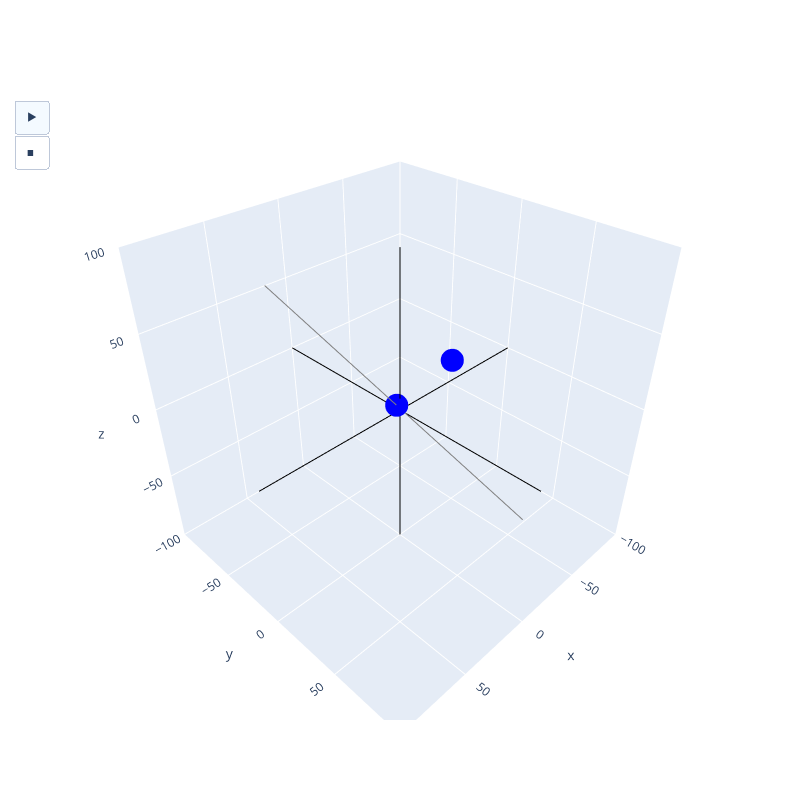

Notebook code for this chart:
### Markdown cell above
\textbf{Симметрия точки относительно линии}

Дано: $q$ - радиус-вектор точки на линии, $v$ - орт линии, $r_0$ - начальная точка

\begin{equation*}
r = q + A(r_0 - q)
\end{equation*}

\begin{equation*}
A = 2uu^T - E
\end{equation*}

\begin{equation*}
u u^T = \begin{bmatrix} 
u_1u_1 & u_1u_2 & u_1u_3 \\ 
u_2u_1 & u_2u_2 & u_2u_3 \\ 
u_3u_1 & u_3u_2 & u_3u_3 \\ 
\end{bmatrix}
\end{equation*}

### Code cell
q = np.array([[3, 0, 5]]).T
u = normalize(np.array([[2, -5, 4]])).T
r0 = np.array([[-50, -5, 10]]).T

points = []

A = 2*(u*u.T) - E
r = q + A.dot(r0 - q)
points.append(r0)
points.append(r)

points = np.array(points)

fig = go.Figure(
    data=[empty(), empty(), scatters([q, r0], color = "blue", mode="markers"), 
          scatters([q - LIM*u, q + LIM*u], color="gray", mode="lines"),
          scatters(axis[0], "lines"), scatters(axis[1], "lines"), scatters(axis[2], "lines")])
fig.update_layout(
        scene = dict(
            xaxis=dict(range=[-LIM, LIM], autorange=False),
            yaxis=dict(range=[-LIM, LIM], autorange=False),
            zaxis=dict(range=[-LIM, LIM], autorange=False),
            aspectratio=dict(x=1, y=1, z=1),
        ),
        showlegend=False,
        width=800,
        height=800,
        updatemenus=[dict(
            type="buttons",
            buttons=[
                    {
                        "args": [None, frame_args(5, True)],
                        "label": "&#9654;", # play symbol
                        "method": "animate",
                    },
                    {
                        "args": [[None], frame_args(0)],
                        "label": "&#9724;", # pause symbol
                        "method": "animate",
                    },]
        )])
fig.frames = plot_data(points, mode = "markers+lines", start=r0)

fig.show()

### Figure 1 — Plotly figure (JSON) as saved in the notebook; plotly's stock layout.template omitted (floating-point values rounded to 4 significant figures)
{"data": [{"type": "scatter3d", "x": [200], "y": [200], "z": [200]}, {"type": "scatter3d", "x": [200], "y": [200], "z": [200]}, {"marker": {"color": "blue"}, "mode": "markers", "type": "scatter3d", "x": [3, -50], "y": [0, -5], "z": [5, 10]}, {"marker": {"color": "gray"}, "mode": "lines", "type": "scatter3d", "x": [-26.81, 32.81], "y": [74.54, -74.54], "z": [-54.63, 64.63]}, {"marker": {"color": "black"}, "mode": "lines", "type": "scatter3d", "x": [-100, 100], "y": [0, 0], "z": [0, 0]}, {"marker": {"color": "black"}, "mode": "lines", "type": "scatter3d", "x": [0, 0], "y": [-100, 100], "z": [0, 0]}, {"marker": {"color": "black"}, "mode": "lines", "type": "scatter3d", "x": [0, 0], "y": [0, 0], "z": [-100, 100]}], "layout": {"height": 800, "scene": {"aspectratio": {"x": 1, "y": 1, "z": 1}, "xaxis": {"autorange": false, "range": [-100, 100]}, "yaxis": {"autorange": false, "range": [-100, 100]}, "zaxis": {"autorange": false, "range": [-100, 100]}}, "showlegend": false, "updatemenus": [{"buttons": [{"args": [null, {"frame": {"duration": 5, "redraw": true}, "fromcurrent": true, "mode": "immediate", "transition": {"duration": 5, "easing": "linear"}}], "label": "&#9654;", "method": "animate"}, {"args": [[null], {"frame": {"duration": 0, "redraw": true}, "fromcurrent": false, "mode": "immediate", "transition": {"duration": 0, "easing": "linear"}}], "label": "&#9724;", "method": "animate"}], "type": "buttons"}], "width": 800}}
